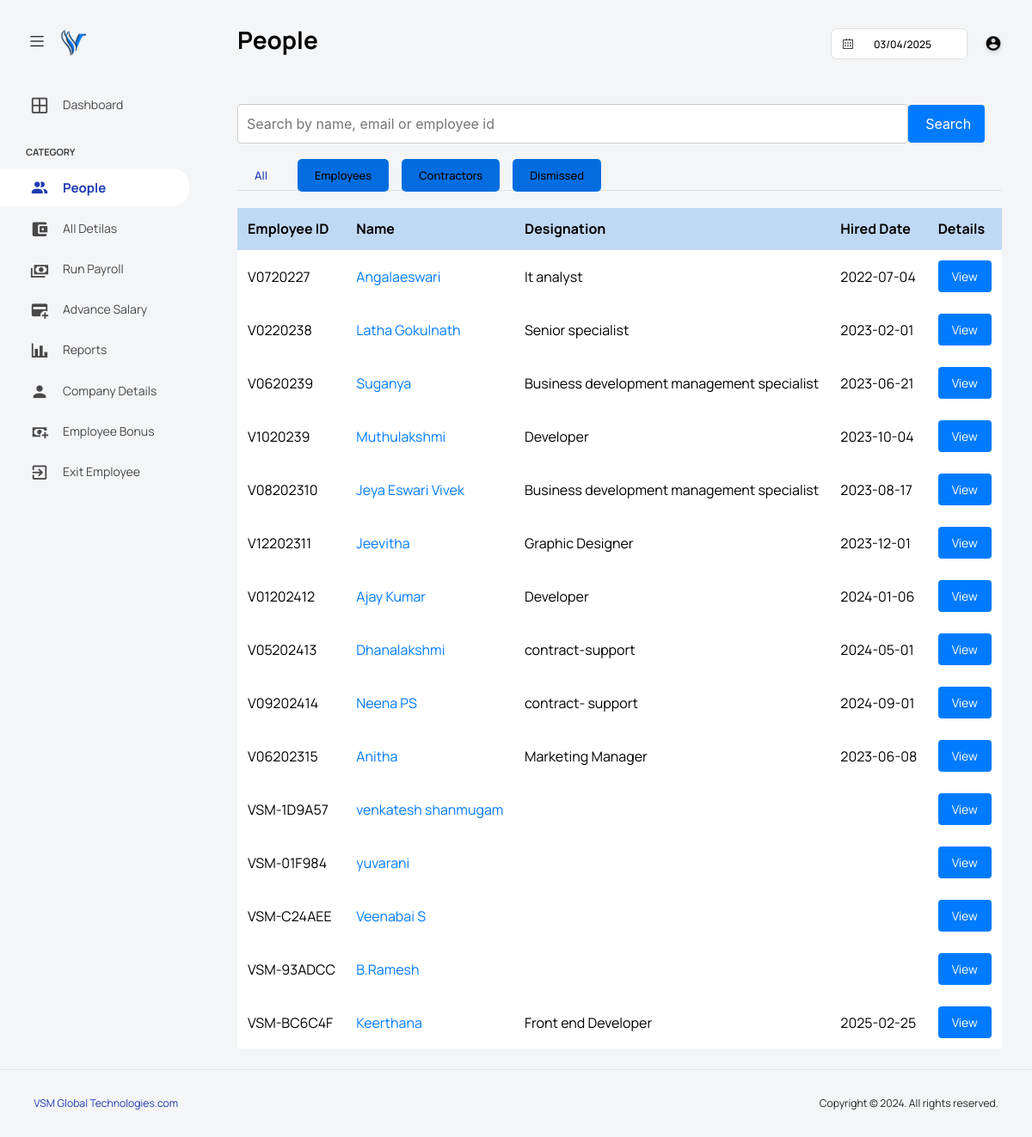
The page /admin/pages/people.php (signed in) on the database its author committed.
### tables this page shows
CREATE TABLE `run_payslip` (
  `id` int(11) NOT NULL,
  `employee_user_id` varchar(20) NOT NULL,
  `employee_name` varchar(255) NOT NULL,
  `gross_salary` decimal(10,2) NOT NULL,
  `total_compensation` decimal(10,2) DEFAULT NULL,
  `availability_days` int(11) DEFAULT NULL,
  `email` varchar(255) NOT NULL,
  `designation` varchar(100) DEFAULT NULL,
  `pay_month` int(11) NOT NULL,
  `pay_year` int(11) NOT NULL,
  `created_at` timestamp NOT NULL DEFAULT current_timestamp(),
  `hire_date` date DEFAULT NULL,
  `job_title` varchar(100) DEFAULT NULL,
  `department` varchar(100) DEFAULT NULL,
  `manager` varchar(100) DEFAULT NULL,
  `location` varchar(100) DEFAULT NULL,
  `salary` decimal(10,2) DEFAULT NULL,
  `annual_salary` decimal(10,2) DEFAULT NULL,
  `ifsc_number` varchar(20) DEFAULT NULL,
  `bank_name` varchar(100) DEFAULT NULL,
  `branch_name` varchar(100) DEFAULT NULL,
  `account_number` varchar(30) DEFAULT NULL,
  `account_type` varchar(20) DEFAULT NULL,
  `dob` date DEFAULT NULL,
  `gender` enum('Male','Female','Other') DEFAULT NULL,
  `phone_number` varchar(15) DEFAULT NULL,
  `bonus` decimal(10,2) DEFAULT NULL,
  `bonous_date` date NOT NULL,
  `employee_type` varchar(50) NOT NULL DEFAULT 'Full-time',
  `qualifications` varchar(255) DEFAULT NULL,
  `resigned_date` date DEFAULT NULL,
  `degree_certificate` varchar(225) DEFAULT NULL,
  `experiance_certificate` varchar(225) DEFAULT NULL,
  `course_certificate` varchar(225) DEFAULT NULL,
  `advance_amount` varchar(225) DEFAULT NULL,
  `emi_amount` varchar(225) DEFAULT NULL,
  `advance_date` varchar(225) DEFAULT NULL,
  `conformation_process` varchar(225) DEFAULT NULL
);

### admin/pages/people.php (the view, shortened to what this page needs)
<?php
include "../database.php";
$sql = "SELECT * FROM run_payslip";
$result = $conn->query($sql);
$employees = [];
if ($result && $result->num_rows > 0) {
    while ($row = $result->fetch_assoc()) {
        $employees[] = $row;
    }
}
?>
<?php include "header.php";?>
<body class="with-welcome-text">
    <div class="container-scroller">
        <nav class="navbar default-layout col-lg-12 col-12 p-0 fixed-top d-flex align-items-top flex-row">
            <div class="text-center navbar-brand-wrapper d-flex align-items-center justify-content-start">
                <div class="me-3">
                    <button class="navbar-toggler navbar-toggler align-self-center" type="button"
                        data-bs-toggle="minimize">
                        <span class="icon-menu"></span>
                    </button>
                </div>
                <div>
                    <a class="navbar-brand brand-logo" href="dashboard.php">
                        <img src="..\img\vsmlogo-favicon.png" alt="logo" />
                    </a>
                </div>
            </div>
            <div class="navbar-menu-wrapper d-flex align-items-top">
                <ul class="navbar-nav">
                    <li class="nav-item fw-semibold d-none d-lg-block ms-0">
                        <h1 class="welcome-text text-black fw-bold">People</h1>
                    </li>
                </ul>
                <ul class="navbar-nav ms-auto">
                    <li class="nav-item d-none d-lg-block">
                        <div id="datepicker-popup" class="input-group date datepicker navbar-date-picker">
                            <span class="input-group-addon input-group-prepend border-right">
                                <span class="icon-calendar input-group-text calendar-icon"></span>
                            </span>
                            <input type="text" class="form-control">
                        </div>
                    </li>
                    <li class="nav-item dropdown d-none d-lg-block user-dropdown">
                        <a class="nav-link" id="UserDropdown" href="#" data-bs-toggle="dropdown" aria-expanded="false">
                            <i class="mdi mdi-account-circle people-icon"></i>
                        </a>
                    </li>
                </ul>
            </div>
        </nav>
        <div class=" page-body-wrapper">
            <?php include "side_nav.php";?>
            <div class="main-panel">
                <div class="content-wrapper">
                    <div class="row">
                        <div class="col-sm-12">
                            <div class="search-bar">
                                <input type="text" placeholder="Search by name, email or employee id" />
                                <button>Search</button>
                            </div>
                            <div class="home-tab " style="padding: 0;">
                                <div
                                    class="tab-menu d-sm-flex align-items-center justify-content-between border-bottom" style="margin-top:18px";>
                                    <ul class="nav nav-tabs" role="tablist">
                                        <li class="nav-item">
                                            <a class="nav-link active" id="home-tab" data-bs-toggle="tab"
                                                href="#dashboard" role="tab" aria-controls="dashboard"
                                                aria-selected="true">All </a>
                                        </li>
                                        <li class="nav-item">
                                            <a class="nav-link" id="profile-tab" data-bs-toggle="tab" href="#audiences"
                                                role="tab" aria-selected="false">Employees</a>
                                        </li>
                                        <li class="nav-item">
                                            <a class="nav-link" id="contact-tab" data-bs-toggle="tab"
                                                href="#notification" role="tab" aria-selected="false">Contractors
                                            </a>
                                        </li>
                                        <li class="nav-item">
                                            <a class="nav-link" id="more-tab" data-bs-toggle="tab" href="#more"
                                                role="tab" aria-selected="false">Dismissed </a>
                                        </li>
                                    </ul>
                                </div>
                                <div class="tab-content tab-content-basic">
                                    <div class="tab-pane fade show active" id="dashboard" role="tabpanel"
                                        aria-labelledby="home-tab">
                                        <div class="employee-list" id="employee">
                                            <table>
                                                <thead>
                                                    <tr>
                                                        <th>Employee ID</th>
                                                        <th>Name</th>
                                                        <th>Designation</th>
                                                        <th>Hired Date</th>
                                                        <th>Details</th>
                                                    </tr>
                                                </thead>
                                                <tbody>
                                                    <?php if (!empty($employees)): ?>
                                                        <?php foreach ($employees as $employee): ?>
                                                            <tr>
                                                                <td><?php echo htmlspecialchars($employee['employee_user_id']); ?>
                                                                </td>
                                                                <td>
                                                                    <a href='employee_detail.php?id=<?php echo htmlspecialchars($employee['employee_user_id']); ?>'
                                                                        class='no-underline'>
                                                                        <?php echo htmlspecialchars($employee['employee_name']); ?>
                                                                    </a>
                                                                </td>
                                                                <td><?php echo htmlspecialchars($employee['designation']); ?>
                                                                </td>
                                                                <td><?php echo htmlspecialchars($employee['hire_date']); ?></td>
                                                                <td>
                                                                    <button type="button" class="styled-button" onclick="window.location.href='employee_detail.php?id=<?php echo htmlspecialchars($employee['employee_user_id']); ?>'" >
                                                                        View
                                                                    </button>
                                                                </td>
                                                            </tr>
                                                        <?php endforeach; ?>
                                                    <?php else: ?>
                                                        <tr>
                                                            <td colspan="2" class="text-center">No records found</td>
                                                        </tr>
                                                    <?php endif; ?>
                                                </tbody>
                                            </table>
                                        </div>
                                    </div>
                                </div>
                            </div>
                        </div>
                    </div>
                </div>
            </div>
        </div>
        <?php include "footer.php";?>
    </div>
</body>
</html>

### admin/assets/css/custome_style.css (style rules this page uses)
.no-underline { text-decoration: none; }
body { font-family: "Arial", sans-serif; background-color: #ffffff; color: #fff; }
.search-bar { display: flex; align-items: center; justify-content: space-between; }
.search-bar input { flex: 1; margin-right: 0; padding: 10px; border: 1px solid #ccc; border-radius: 4px; }
.search-bar button { margin-right: 20px; padding: 10px 20px; background-color: #007bff; color: white; border: none; border-radius: 4px; cursor: pointer; width: 10%; }
.tab-menu .nav-tabs { display: flex; gap: 15px; }
.tab-menu .nav-tabs .nav-item .nav-link { color: #000000; padding: 10px 20px; background-color: #036de0; border-radius: 5px; border: none; cursor: pointer; }
.tab-menu .nav-tabs .nav-link.active { background-color: #4a90e2; color: #fff; }
.employee-list table { width: 100%; background-color: #fff; margin-top: 20px; }
.employee-list th, .employee-list td { padding: 12px; border-bottom: 1px solid transparent; }
.employee-list th { background-color: #bfd8f3; color: black; }
.employee-list td { color: #000000; }
.employee-list tr:last-child td { border-bottom: none; }
.main-panel { background-color: #ffffff; }
.home-tab .tab-content { padding: 0; font-family: "Manrope", sans-serif; border: none; }
.styled-button { background-color: #007bff; color: #ffffff; border: none; border-radius: 4px; padding: 8px 16px; font-size: 14px; cursor: pointer; transition: background-color 0.3s ease, transform 0.2s ease; }

### rows shown on the page
run_payslip: employee_user "V0720227", employee_name "Angalaeswari", designation "It analyst", hire_date "2022-07-04"
run_payslip: employee_user "V0220238", employee_name "Latha Gokulnath", designation "Senior specialist", hire_date "2023-02-01"
run_payslip: employee_user "V0620239", employee_name "Suganya", designation "Business development management specialist", hire_date "2023-06-21"
run_payslip: employee_user "V1020239", employee_name "Muthulakshmi", designation "Developer", hire_date "2023-10-04"
run_payslip: employee_user "V08202310", employee_name "Jeya Eswari Vivek", designation "Business development management specialist", hire_date "2023-08-17"
run_payslip: employee_user "V12202311", employee_name "Jeevitha", designation "Graphic Designer", hire_date "2023-12-01"
run_payslip: employee_user "V01202412", employee_name "Ajay Kumar", designation "Developer", hire_date "2024-01-06"
run_payslip: employee_user "V05202413", employee_name "Dhanalakshmi", designation "contract-support", hire_date "2024-05-01"
run_payslip: employee_user "V09202414", employee_name "Neena PS", designation "contract- support", hire_date "2024-09-01"
run_payslip: employee_user "V06202315", employee_name "Anitha", designation "Marketing Manager", hire_date "2023-06-08"
run_payslip: employee_user "VSM-1D9A57", employee_name "venkatesh shanmugam"
run_payslip: employee_user "VSM-01F984", employee_name "yuvarani"
run_payslip: employee_user "VSM-C24AEE", employee_name "Veenabai S"
run_payslip: employee_user "VSM-93ADCC", employee_name "B.Ramesh"
run_payslip: employee_user "VSM-BC6C4F", employee_name "Keerthana", designation "Front end Developer", hire_date "2025-02-25"
